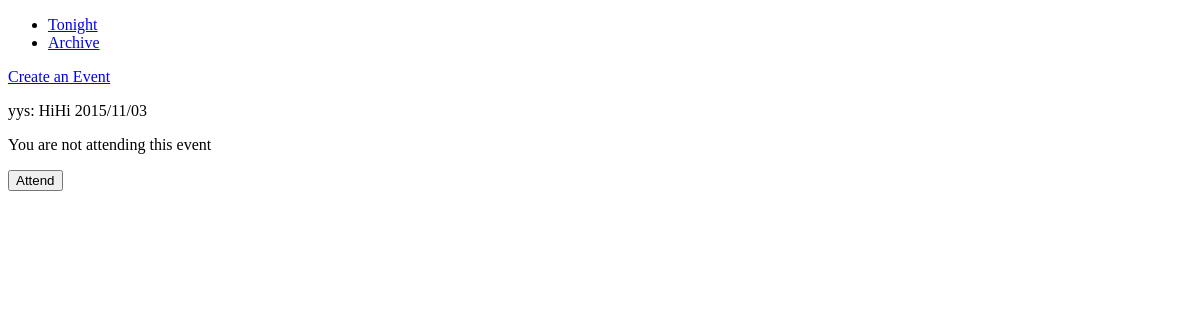
The page /events/archive/ on the database as committed earlier.
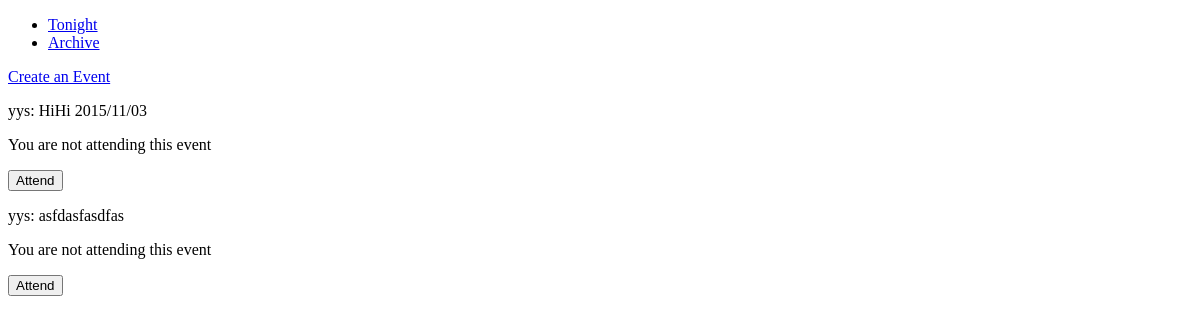
The same page on the database as committed later.
### events/models.py (models this page shows, shortened)
class Event(models.Model):
	description = models.TextField()
	creation_date = models.DateTimeField(default=datetime.now)
	start_date = models.DateTimeField(null=True, blank=True)
	creator = models.ForeignKey(User, related_name='event_creator_set')
	attendees = models.ManyToManyField(User, through="Attendance")
	latest = models.BooleanField(default=True)
	objects = EventManager()

### events/views.py (the view)
def archive(request):
        events = Event.objects.filter(latest=True)
        context = {
                'events': events,
        }
        return render_to_response(
                'events/archive.html',
                RequestContext(request, context),
        )

### events/templatetags/events_tags.py (called while the page is built)
def event(context, e):
	to_return = {
		'event': e,
	}
	if context['user'].is_authenticated():
		try:
			Attendance.objects.get(event=e, user=context['user'])
			attending = True
		except Attendance.DoesNotExist:
			attending = False
		to_return.update({
			'attending': attending,
			'authenticated': True,
		})
	else:
		to_return['quthenticated'] = False
	return to_return

### templates/events/archive.html (shortened to what this page needs)
{% extends "base.html" %}
{% load events_tags %}
{% block main_content %}
        <a href="{% url 'ev_create' %}">Create an Event</a>
        {% if events %}
                {% for e in events %}
			{% event e  %}
                {% endfor %}
        {% else %}
                <p> No events for today. </p>
        {% endif %}
{% endblock %}

### templates/base.html (shortened to what this page needs)
<!DOCTYPE HTML PUBLIC "-//W3C//DTD HTML 4.01 Strict//EN" "http://www.w3.org/TR/html4/strict.dtd">
<html>
	<head>
	</head>
	<body>
		<ul>
			<li><a href="{% url 'ev_tonight' %}">Tonight</a></li>
			<li><a href="{% url 'ev_archive' %}">Archive</a></li>
		</ul>
		{% block main_content %}{% endblock %}
	</body>
</html>

### templates/events/event.html (shortened to what this page needs)
<p>{{ event.creator.username }}: {{event.description}} </p>
{% if attending %}
	<p> You are attending this event. </p>
{% else %}
	<p> You are not attending this event </p>
{% endif %}
<form method="POST" class="toggle_attendance_form" action="{% url 'ev_toggle_attendance'%}">{% csrf_token %}
        {% if attending %}
        	<input class="attendance unattend" type = "submit" value="Unattend"/>
        {% else %}
                <input class="attendance attend" type = "submit" value="Attend"/>
        {% endif %}
</form>

Rows that differ between the two databases and show on the page:
added Event: creator.username "yys", description "asfdasfasdfas"
